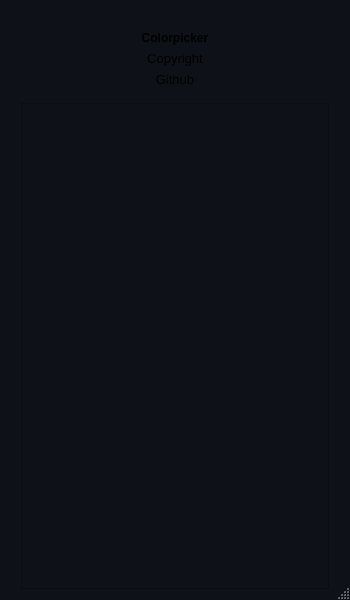
<?xml version="1.0" encoding="UTF-8"?>
<ui version="4.0">
 <class>About</class>
 <widget class="QDialog" name="About">
  <property name="windowModality">
   <enum>Qt::NonModal</enum>
  </property>
  <property name="geometry">
   <rect>
    <x>0</x>
    <y>0</y>
    <width>350</width>
    <height>600</height>
   </rect>
  </property>
  <property name="sizePolicy">
   <sizepolicy hsizetype="Preferred" vsizetype="Preferred">
    <horstretch>0</horstretch>
    <verstretch>0</verstretch>
   </sizepolicy>
  </property>
  <property name="minimumSize">
   <size>
    <width>350</width>
    <height>600</height>
   </size>
  </property>
  <property name="palette">
   <palette>
    <active>
     <colorrole role="Base">
      <brush brushstyle="SolidPattern">
       <color alpha="255">
        <red>14</red>
        <green>17</green>
        <blue>23</blue>
       </color>
      </brush>
     </colorrole>
     <colorrole role="Window">
      <brush brushstyle="SolidPattern">
       <color alpha="255">
        <red>14</red>
        <green>17</green>
        <blue>23</blue>
       </color>
      </brush>
     </colorrole>
    </active>
    <inactive>
     <colorrole role="Base">
      <brush brushstyle="SolidPattern">
       <color alpha="255">
        <red>14</red>
        <green>17</green>
        <blue>23</blue>
       </color>
      </brush>
     </colorrole>
     <colorrole role="Window">
      <brush brushstyle="SolidPattern">
       <color alpha="255">
        <red>14</red>
        <green>17</green>
        <blue>23</blue>
       </color>
      </brush>
     </colorrole>
    </inactive>
    <disabled>
     <colorrole role="Base">
      <brush brushstyle="SolidPattern">
       <color alpha="255">
        <red>14</red>
        <green>17</green>
        <blue>23</blue>
       </color>
      </brush>
     </colorrole>
     <colorrole role="Window">
      <brush brushstyle="SolidPattern">
       <color alpha="255">
        <red>14</red>
        <green>17</green>
        <blue>23</blue>
       </color>
      </brush>
     </colorrole>
    </disabled>
   </palette>
  </property>
  <property name="windowTitle">
   <string/>
  </property>
  <property name="sizeGripEnabled">
   <bool>true</bool>
  </property>
  <layout class="QVBoxLayout" name="verticalLayout_2">
   <item>
    <layout class="QVBoxLayout" name="verticalLayout">
     <property name="leftMargin">
      <number>10</number>
     </property>
     <property name="rightMargin">
      <number>10</number>
     </property>
     <item>
      <layout class="QHBoxLayout" name="horizontalLayout">
       <item>
        <widget class="QLabel" name="label">
         <property name="sizePolicy">
          <sizepolicy hsizetype="Preferred" vsizetype="Preferred">
           <horstretch>0</horstretch>
           <verstretch>0</verstretch>
          </sizepolicy>
         </property>
         <property name="maximumSize">
          <size>
           <width>128</width>
           <height>128</height>
          </size>
         </property>
         <property name="text">
          <string/>
         </property>
         <property name="pixmap">
          <pixmap resource="colorpicker.qrc">:/icons/resources/AppIcon.png</pixmap>
         </property>
         <property name="scaledContents">
          <bool>true</bool>
         </property>
        </widget>
       </item>
      </layout>
     </item>
     <item>
      <widget class="QLabel" name="label_2">
       <property name="sizePolicy">
        <sizepolicy hsizetype="Preferred" vsizetype="Preferred">
         <horstretch>0</horstretch>
         <verstretch>0</verstretch>
        </sizepolicy>
       </property>
       <property name="font">
        <font>
         <bold>true</bold>
        </font>
       </property>
       <property name="text">
        <string>Colorpicker</string>
       </property>
       <property name="alignment">
        <set>Qt::AlignCenter</set>
       </property>
      </widget>
     </item>
     <item>
      <widget class="QLabel" name="copyright">
       <property name="font">
        <font>
         <pointsize>10</pointsize>
        </font>
       </property>
       <property name="text">
        <string>Copyright</string>
       </property>
       <property name="alignment">
        <set>Qt::AlignCenter</set>
       </property>
       <property name="wordWrap">
        <bool>true</bool>
       </property>
      </widget>
     </item>
     <item>
      <widget class="QLabel" name="github">
       <property name="font">
        <font>
         <pointsize>10</pointsize>
        </font>
       </property>
       <property name="text">
        <string>Github</string>
       </property>
       <property name="alignment">
        <set>Qt::AlignCenter</set>
       </property>
      </widget>
     </item>
     <item>
      <spacer name="verticalSpacer">
       <property name="orientation">
        <enum>Qt::Vertical</enum>
       </property>
       <property name="sizeType">
        <enum>QSizePolicy::Fixed</enum>
       </property>
       <property name="sizeHint" stdset="0">
        <size>
         <width>20</width>
         <height>10</height>
        </size>
       </property>
      </spacer>
     </item>
     <item>
      <widget class="QTextBrowser" name="licenses">
       <property name="font">
        <font>
         <pointsize>10</pointsize>
        </font>
       </property>
      </widget>
     </item>
    </layout>
   </item>
  </layout>
 </widget>
 <resources>
  <include location="colorpicker.qrc"/>
 </resources>
 <connections/>
</ui>
